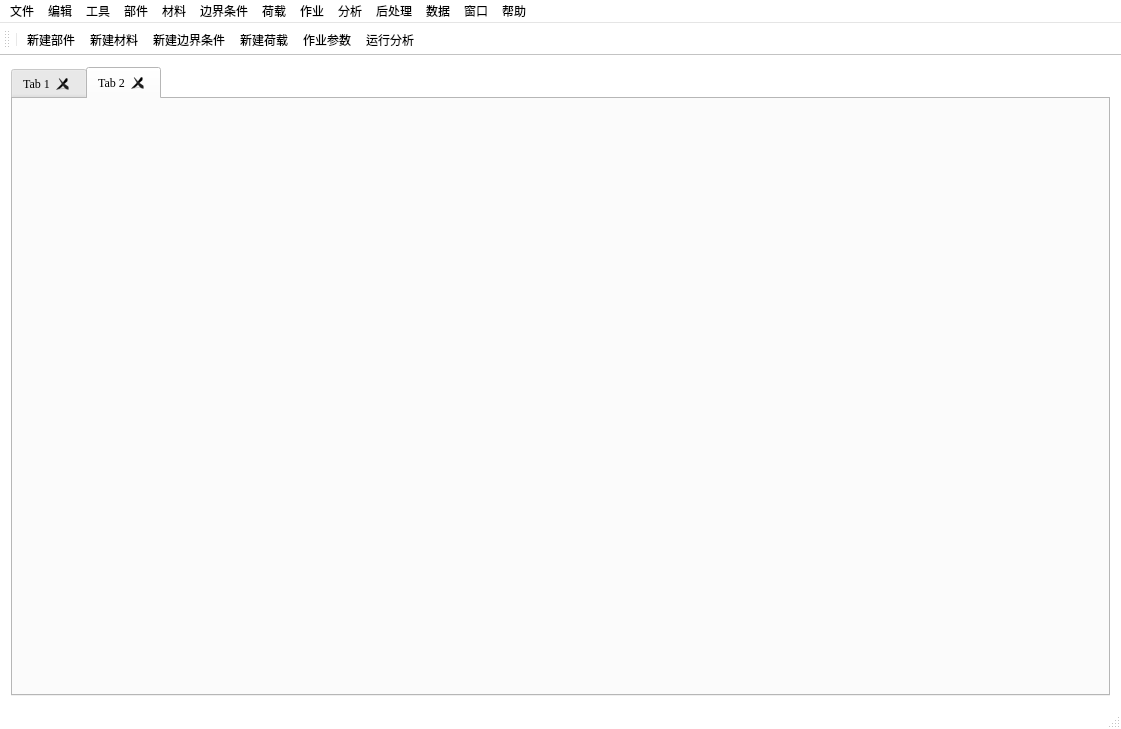
<?xml version="1.0" encoding="UTF-8"?>
<ui version="4.0">
 <class>MainWindow</class>
 <widget class="QMainWindow" name="MainWindow">
  <property name="geometry">
   <rect>
    <x>0</x>
    <y>0</y>
    <width>1121</width>
    <height>729</height>
   </rect>
  </property>
  <property name="minimumSize">
   <size>
    <width>0</width>
    <height>0</height>
   </size>
  </property>
  <property name="palette">
   <palette>
    <active>
     <colorrole role="Base">
      <brush brushstyle="SolidPattern">
       <color alpha="255">
        <red>255</red>
        <green>255</green>
        <blue>255</blue>
       </color>
      </brush>
     </colorrole>
     <colorrole role="Window">
      <brush brushstyle="SolidPattern">
       <color alpha="255">
        <red>255</red>
        <green>255</green>
        <blue>255</blue>
       </color>
      </brush>
     </colorrole>
    </active>
    <inactive>
     <colorrole role="Base">
      <brush brushstyle="SolidPattern">
       <color alpha="255">
        <red>255</red>
        <green>255</green>
        <blue>255</blue>
       </color>
      </brush>
     </colorrole>
     <colorrole role="Window">
      <brush brushstyle="SolidPattern">
       <color alpha="255">
        <red>255</red>
        <green>255</green>
        <blue>255</blue>
       </color>
      </brush>
     </colorrole>
    </inactive>
    <disabled>
     <colorrole role="Base">
      <brush brushstyle="SolidPattern">
       <color alpha="255">
        <red>255</red>
        <green>255</green>
        <blue>255</blue>
       </color>
      </brush>
     </colorrole>
     <colorrole role="Window">
      <brush brushstyle="SolidPattern">
       <color alpha="255">
        <red>255</red>
        <green>255</green>
        <blue>255</blue>
       </color>
      </brush>
     </colorrole>
    </disabled>
   </palette>
  </property>
  <property name="font">
   <font>
    <family>Times New Roman</family>
    <pointsize>9</pointsize>
   </font>
  </property>
  <property name="windowTitle">
   <string>平面有限元</string>
  </property>
  <widget class="QWidget" name="centralWidget">
   <layout class="QVBoxLayout" name="verticalLayout">
    <item>
     <widget class="QTabWidget" name="tabWidget">
      <property name="currentIndex">
       <number>1</number>
      </property>
      <property name="tabsClosable">
       <bool>true</bool>
      </property>
      <widget class="QWidget" name="tab">
       <attribute name="title">
        <string>Tab 1</string>
       </attribute>
      </widget>
      <widget class="QWidget" name="tab_2">
       <attribute name="title">
        <string>Tab 2</string>
       </attribute>
      </widget>
     </widget>
    </item>
   </layout>
  </widget>
  <widget class="QMenuBar" name="menuBar">
   <property name="geometry">
    <rect>
     <x>0</x>
     <y>0</y>
     <width>1121</width>
     <height>21</height>
    </rect>
   </property>
   <widget class="QMenu" name="File">
    <property name="title">
     <string>文件</string>
    </property>
    <addaction name="separator"/>
    <addaction name="actionExit"/>
   </widget>
   <widget class="QMenu" name="Edit">
    <property name="title">
     <string>编辑</string>
    </property>
   </widget>
   <widget class="QMenu" name="Tool">
    <property name="title">
     <string>工具</string>
    </property>
   </widget>
   <widget class="QMenu" name="Postprocessing">
    <property name="title">
     <string>后处理</string>
    </property>
    <addaction name="actionResult"/>
   </widget>
   <widget class="QMenu" name="Window">
    <property name="title">
     <string>窗口</string>
    </property>
   </widget>
   <widget class="QMenu" name="Help">
    <property name="title">
     <string>帮助</string>
    </property>
    <addaction name="actionHelp"/>
   </widget>
   <widget class="QMenu" name="Part">
    <property name="title">
     <string>部件</string>
    </property>
    <addaction name="actionNewPart"/>
    <addaction name="actionPartManager"/>
   </widget>
   <widget class="QMenu" name="Material">
    <property name="title">
     <string>材料</string>
    </property>
    <addaction name="actionNewMaterial"/>
    <addaction name="actionMaterialManager"/>
   </widget>
   <widget class="QMenu" name="Interaction">
    <property name="title">
     <string>边界条件</string>
    </property>
    <addaction name="actionNewBoundaryCondition"/>
    <addaction name="actionBoundaryConditionManager"/>
   </widget>
   <widget class="QMenu" name="Load">
    <property name="title">
     <string>荷载</string>
    </property>
    <addaction name="actionNewLoad"/>
    <addaction name="actionLoadManager"/>
   </widget>
   <widget class="QMenu" name="Data">
    <property name="title">
     <string>数据</string>
    </property>
    <addaction name="actionElementNodeNumber"/>
    <addaction name="actionNodeCoordinate"/>
    <addaction name="actionFixedDegree"/>
    <addaction name="separator"/>
    <addaction name="actionEKTest"/>
    <addaction name="actionLoad"/>
    <addaction name="separator"/>
    <addaction name="actionID"/>
    <addaction name="actionLM"/>
    <addaction name="actionFirstNomzeroRow"/>
    <addaction name="actionAssistentMatrix"/>
    <addaction name="separator"/>
    <addaction name="actionNodeDisplacement"/>
   </widget>
   <widget class="QMenu" name="Job">
    <property name="title">
     <string>作业</string>
    </property>
    <addaction name="actionJob"/>
   </widget>
   <widget class="QMenu" name="Analyze">
    <property name="title">
     <string>分析</string>
    </property>
    <addaction name="actionAnalyze"/>
   </widget>
   <addaction name="File"/>
   <addaction name="Edit"/>
   <addaction name="Tool"/>
   <addaction name="Part"/>
   <addaction name="Material"/>
   <addaction name="Interaction"/>
   <addaction name="Load"/>
   <addaction name="Job"/>
   <addaction name="Analyze"/>
   <addaction name="Postprocessing"/>
   <addaction name="Data"/>
   <addaction name="Window"/>
   <addaction name="Help"/>
  </widget>
  <widget class="QStatusBar" name="statusBar"/>
  <widget class="QToolBar" name="mainToolBar">
   <property name="minimumSize">
    <size>
     <width>0</width>
     <height>0</height>
    </size>
   </property>
   <property name="iconSize">
    <size>
     <width>30</width>
     <height>30</height>
    </size>
   </property>
   <property name="toolButtonStyle">
    <enum>Qt::ToolButtonTextBesideIcon</enum>
   </property>
   <attribute name="toolBarArea">
    <enum>TopToolBarArea</enum>
   </attribute>
   <attribute name="toolBarBreak">
    <bool>false</bool>
   </attribute>
   <addaction name="separator"/>
   <addaction name="actionNewPart"/>
   <addaction name="actionNewMaterial"/>
   <addaction name="actionNewBoundaryCondition"/>
   <addaction name="actionNewLoad"/>
   <addaction name="actionJob"/>
   <addaction name="actionAnalyze"/>
  </widget>
  <action name="actionHelp">
   <property name="icon">
    <iconset resource="../icons.qrc">
     <normaloff>:/icons/icons/332.bmp</normaloff>:/icons/icons/332.bmp</iconset>
   </property>
   <property name="text">
    <string>帮助</string>
   </property>
   <property name="toolTip">
    <string>帮助</string>
   </property>
   <property name="shortcut">
    <string>Ctrl+H</string>
   </property>
  </action>
  <action name="actionExit">
   <property name="icon">
    <iconset resource="../icons.qrc">
     <normaloff>:/icons/icons/exit.bmp</normaloff>:/icons/icons/exit.bmp</iconset>
   </property>
   <property name="text">
    <string>退出</string>
   </property>
   <property name="toolTip">
    <string>退出</string>
   </property>
   <property name="shortcut">
    <string>Ctrl+E</string>
   </property>
  </action>
  <action name="actionNewPart">
   <property name="icon">
    <iconset resource="../icons.qrc">
     <normaloff>:/images/images/Part.png</normaloff>:/images/images/Part.png</iconset>
   </property>
   <property name="text">
    <string>新建部件</string>
   </property>
   <property name="toolTip">
    <string>新建部件</string>
   </property>
  </action>
  <action name="actionPartManager">
   <property name="icon">
    <iconset resource="../icons.qrc">
     <normaloff>:/icons/icons/413.bmp</normaloff>:/icons/icons/413.bmp</iconset>
   </property>
   <property name="text">
    <string>部件管理器</string>
   </property>
   <property name="toolTip">
    <string>部件管理器</string>
   </property>
  </action>
  <action name="actionNewMaterial">
   <property name="icon">
    <iconset resource="../icons.qrc">
     <normaloff>:/images/images/Material.png</normaloff>:/images/images/Material.png</iconset>
   </property>
   <property name="text">
    <string>新建材料</string>
   </property>
   <property name="toolTip">
    <string>新建材料</string>
   </property>
  </action>
  <action name="actionMaterialManager">
   <property name="icon">
    <iconset resource="../icons.qrc">
     <normaloff>:/icons/icons/413.bmp</normaloff>:/icons/icons/413.bmp</iconset>
   </property>
   <property name="text">
    <string>材料管理器</string>
   </property>
   <property name="toolTip">
    <string>材料管理器</string>
   </property>
  </action>
  <action name="actionNewBoundaryCondition">
   <property name="icon">
    <iconset resource="../icons.qrc">
     <normaloff>:/images/images/Interaction.png</normaloff>:/images/images/Interaction.png</iconset>
   </property>
   <property name="text">
    <string>新建边界条件</string>
   </property>
   <property name="toolTip">
    <string>新建边界条件</string>
   </property>
  </action>
  <action name="actionBoundaryConditionManager">
   <property name="icon">
    <iconset resource="../icons.qrc">
     <normaloff>:/icons/icons/413.bmp</normaloff>:/icons/icons/413.bmp</iconset>
   </property>
   <property name="text">
    <string>边界条件管理器</string>
   </property>
   <property name="toolTip">
    <string>边界条件管理器</string>
   </property>
  </action>
  <action name="actionNewLoad">
   <property name="icon">
    <iconset resource="../icons.qrc">
     <normaloff>:/images/images/Load.png</normaloff>:/images/images/Load.png</iconset>
   </property>
   <property name="text">
    <string>新建荷载</string>
   </property>
   <property name="toolTip">
    <string>新建荷载</string>
   </property>
  </action>
  <action name="actionLoadManager">
   <property name="icon">
    <iconset resource="../icons.qrc">
     <normaloff>:/icons/icons/413.bmp</normaloff>:/icons/icons/413.bmp</iconset>
   </property>
   <property name="text">
    <string>荷载管理器</string>
   </property>
   <property name="toolTip">
    <string>荷载管理器</string>
   </property>
  </action>
  <action name="actionElementNodeNumber">
   <property name="text">
    <string>单元信息</string>
   </property>
   <property name="toolTip">
    <string>单元信息</string>
   </property>
  </action>
  <action name="actionLoad">
   <property name="text">
    <string>荷载列阵</string>
   </property>
   <property name="toolTip">
    <string>荷载列阵</string>
   </property>
  </action>
  <action name="actionNodeCoordinate">
   <property name="text">
    <string>结点信息</string>
   </property>
   <property name="toolTip">
    <string>结点信息</string>
   </property>
  </action>
  <action name="actionFixedDegree">
   <property name="text">
    <string>约束自由度</string>
   </property>
   <property name="toolTip">
    <string>约束自由度</string>
   </property>
  </action>
  <action name="actionID">
   <property name="text">
    <string>结点位移信息</string>
   </property>
   <property name="toolTip">
    <string>结点位移信息</string>
   </property>
  </action>
  <action name="actionLM">
   <property name="text">
    <string>连接数组</string>
   </property>
   <property name="toolTip">
    <string>连接数组</string>
   </property>
  </action>
  <action name="actionJob">
   <property name="icon">
    <iconset resource="../icons.qrc">
     <normaloff>:/images/images/job.ico</normaloff>:/images/images/job.ico</iconset>
   </property>
   <property name="text">
    <string>作业参数</string>
   </property>
   <property name="toolTip">
    <string>作业参数</string>
   </property>
  </action>
  <action name="actionAssistentMatrix">
   <property name="text">
    <string>辅助数组</string>
   </property>
   <property name="toolTip">
    <string>辅助数组</string>
   </property>
  </action>
  <action name="actionFirstNomzeroRow">
   <property name="text">
    <string>每列首个非零元素索引</string>
   </property>
  </action>
  <action name="actionEKTest">
   <property name="text">
    <string>单元刚度矩阵测试</string>
   </property>
   <property name="toolTip">
    <string>单元刚度矩阵测试</string>
   </property>
  </action>
  <action name="actionAnalyze">
   <property name="icon">
    <iconset resource="../icons.qrc">
     <normaloff>:/images/images/Analyze.ico</normaloff>:/images/images/Analyze.ico</iconset>
   </property>
   <property name="text">
    <string>运行分析</string>
   </property>
   <property name="toolTip">
    <string>运行分析</string>
   </property>
  </action>
  <action name="actionNodeDisplacement">
   <property name="text">
    <string>结点位移</string>
   </property>
  </action>
  <action name="actionResult">
   <property name="text">
    <string>结果输出</string>
   </property>
   <property name="toolTip">
    <string>结果输出</string>
   </property>
  </action>
 </widget>
 <layoutdefault spacing="6" margin="11"/>
 <resources>
  <include location="../icons.qrc"/>
 </resources>
 <connections>
  <connection>
   <sender>actionExit</sender>
   <signal>triggered()</signal>
   <receiver>MainWindow</receiver>
   <slot>close()</slot>
   <hints>
    <hint type="sourcelabel">
     <x>-1</x>
     <y>-1</y>
    </hint>
    <hint type="destinationlabel">
     <x>504</x>
     <y>307</y>
    </hint>
   </hints>
  </connection>
 </connections>
</ui>
